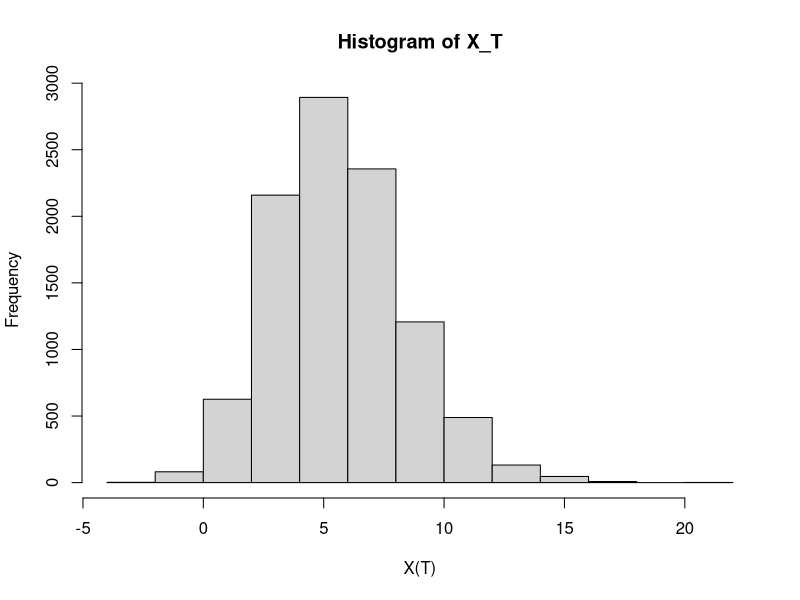

This chart was generated by the following R code:
# Replicating script ------------------------------------------------------
# Author: Alejandro Jiménez Rico <aljrico@gmail.com>



# Libraries ---------------------------------------------------------------

library(ggplot2)
library(dplyr)


# Parameters --------------------------------------------------------------

alpha <- 0.0343 # Expected return of the risky market
sigma <- 0.1544 # Expected volatility of the risky market
a <- 1 # Factor 'a'
years <- 60 # Total time
A <- 0.5 # Factor 'A'
K <- 42 # Factor 'K'
nsim <- 10000 # Number of simulations
gamma <- -alpha/(A*sigma^2)+1 # Factor 'gamma'
c <- a # Factor 'c'

# Array that defines the actual wealth of the investor at every time step
x <- c()
x[1] <- a # Initial wealth

# Array that contains the inputs and outputs of cash within each investor's account
C <- append(rep(a, round(years/2)),rep(-a, round(years/2)))

# Array that stores the final wealth of each investor
X_T <- c()

# Array that stores the historic 'pi' factor of an investor
pirec <- c()



# Functions ---------------------------------------------------------------

# Computation of 'pi' value
fpi <- function(A, K, X, C, time){
	g <- sum(C[-c(1:time)])
	xpi <- A*(K + X + g)
	return(xpi)
}

# Expected Shortfall
ES <- function(distr, a){
	VaR <- quantile(distr, a)
	ES <- mean(distr[distr<VaR])

	return(ES)
}

# Stock Simulation --------------------------------------------------------
pi <- 0.1


for (j in 1:nsim){
	for (i in 1:years){
		time <- i
		X <- x[i]
		#xpi <- fpi(A,K,X,C,time)
		xpi <- pi*X
		pirec[i] <- xpi/X
		win <- rnorm(1)
		x[i+1] <- xpi*exp(alpha - sigma*sigma*0.5 + win*sigma) + (1-pirec[i])*x[i] + C[i]
	}
	X_T[j] <- x[years]
}



# Measurements ------------------------------------------------------------

# Final return of every individual
x_m <- median(X_T)
ret2 <- (1/years)*(-1 + (1 + (2*(x_m))/(c*years))^(1/2))*100

# Pi value of the benchmark
pi_b <- log(1+median(ret2))/alpha

# Histogram simple visualisation
hist(X_T, xlab= "X(T)")

# Output of final results
ES(X_T, 0.05)
ret2
pi_b

